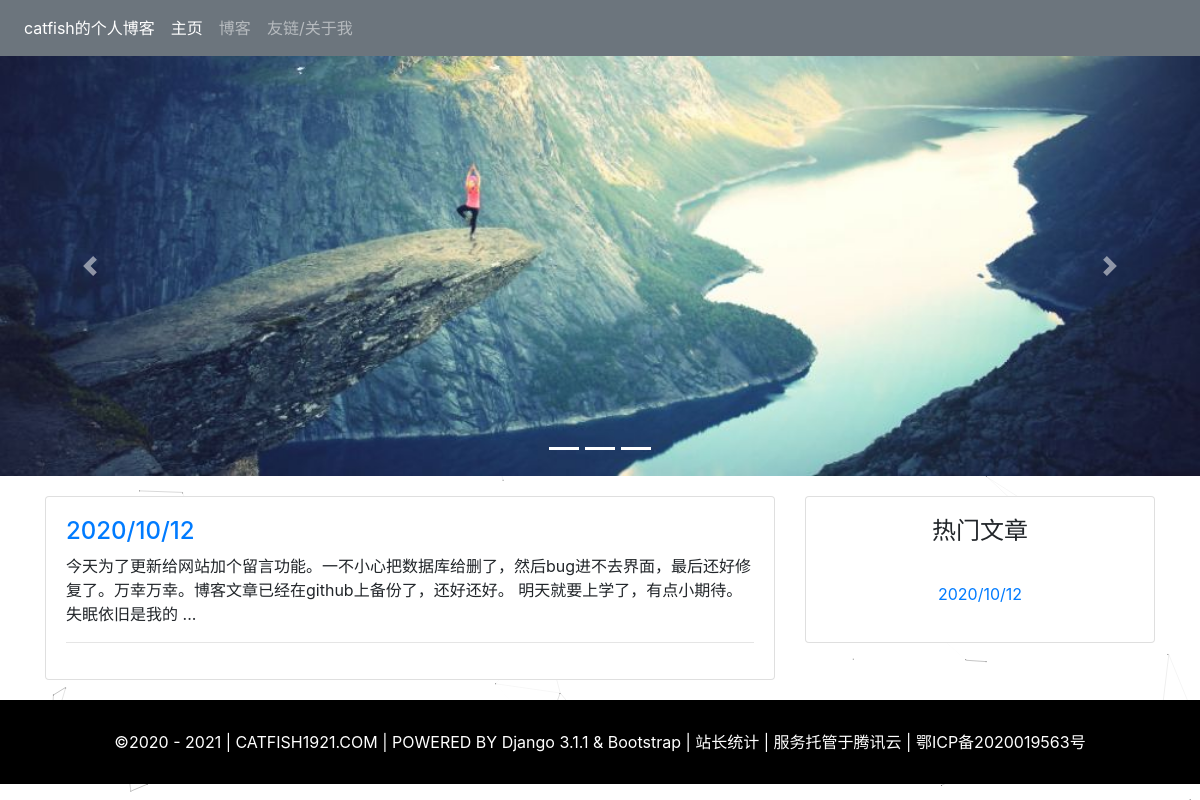
The app's page /, older data.
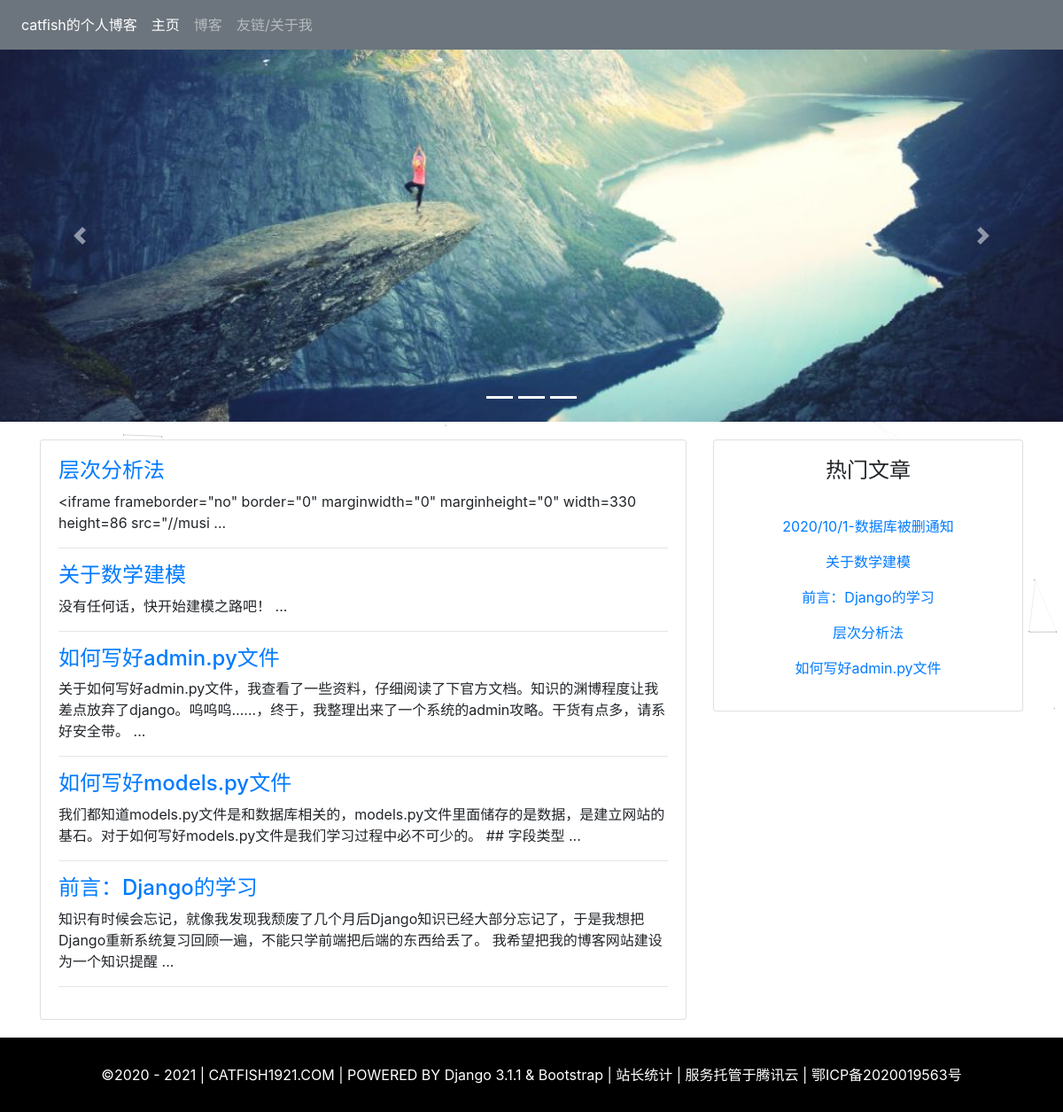
The same page, newer data.
### myapp/models.py (models this page shows, shortened)
class Article(models.Model):
    objects = models.Manager()
    published = PublishedManager()
    STATUS_CHOICE = (("draft", "草稿"), ("published", "发布中"))
    title = models.CharField(max_length=30, verbose_name="标题", unique=True)
    book = models.ForeignKey(Book, on_delete=models.CASCADE, related_name="article", verbose_name="书名")
    content = MDTextField(verbose_name="正文")
    status = models.CharField(max_length=10, choices=STATUS_CHOICE, default="draft", verbose_name="文章状态")
    priority = models.IntegerField(default=0, verbose_name="优先级")
    look = models.IntegerField(default=0, verbose_name="浏览量")
    datetime = models.DateTimeField(auto_now_add=True, verbose_name="发布日期")
    class Meta:
        ordering = ('priority',)
        verbose_name = "文章列表"
        verbose_name_plural = verbose_name

### myapp/views.py (the view)
# urls.py: path("", views.home, name="home"),
def home(request):
    ones = Article.published.order_by("-datetime")[:5]
    hots = Article.objects.order_by("-look")[:5]
    return render(request, 'myapp/home.html', locals())

### myapp/models.py (called while the page is built)
    def get_queryset(self):
        return super(PublishedManager, self).get_queryset().filter(status='published')

### templates/myapp/home.html (shortened to what this page needs)
{% extends 'myapp/base.html' %}
{% block home %}active{% endblock %}
{% block content %}
      <div id="demo" class="carousel slide" data-ride="carousel">
        <ul class="carousel-indicators">
          <li data-target="#demo" data-slide-to="0" class="active"></li>
          <li data-target="#demo" data-slide-to="1" class="active"></li>
          <li data-target="#demo" data-slide-to="2" class="active"></li>
        </ul>
        <div class="carousel-inner">
          <div class="carousel-item active">
            <img src="{% static 'image/1.jpg' %}">
          </div>
        </div>
        <a class="carousel-control-prev" href="#demo" data-slide="prev">
          <span class="carousel-control-prev-icon"></span>
        </a>
        <a class="carousel-control-next" href="#demo" data-slide="next">
          <span class="carousel-control-next-icon"></span>
        </a>
      </div>
      <div class="container">
        <div class="row">
            <div class="col-md-8 main">
                <div class="card">
                    <div class="card-body">
                        {% for one in ones %}
                        <div class="list">
                            <h4><a href="{% url 'article' one.id %}">{{ one.title }}</a></h4>
                            <p>{{ one.content|truncatechars:100 }} ... </p>
                        </div><hr>
                        {% empty %}
                        <p>暂无文章</p>
                        {% endfor %}
                </div>
                </div>
            </div>
            <div class="col-md-4 other">
                    <div class="card">
                      <div class="card-body">
                        <h4 class="card-title">热门文章</h4><br>
                        {% for hot in hots %}
                        <p><a href="{% url 'article' hot.id %}" class="card-link">{{ hot.title }}</a></p>
                        {% empty %}
                        <p>暂无文章</p>
                        {% endfor %}
                      </div>
                    </div>
        </div>
      </div>
</div>
{% endblock %}

### templates/myapp/base.html (shortened to what this page needs)
<!DOCTYPE html>
<html lang="zh-CN">
<head>
    <link rel="stylesheet" href="{% static 'css/bootstrap.min.css' %}">
</head>
<body>
    <nav class="navbar navbar-expand-sm bg-secondary navbar-dark">
        <ul class="navbar-nav">
            <li class="nav-item active">
                <a class="nav-link disabled" href="">catfish的个人博客</a>
              </li>
          <li class="nav-item {% block home %}{% endblock %}">
            <a class="nav-link" href="{% url 'home' %}">主页</a>
          </li>
          <li class="nav-item {% block blog %}{% endblock %}">
            <a class="nav-link" href="{% url 'blog' %}">博客</a>
          </li>
          <li class="nav-item {% block links %}{% endblock %}">
            <a class="nav-link" href="{% url 'links' %}">友链/关于我</a>
          </li>
        </ul>
      </nav>
{% block content %}{% endblock %}
    <footer>
        ©2020 - 2021 | CATFISH1921.COM | POWERED BY Django 3.1.1 & Bootstrap | 站长统计 | 服务托管于腾讯云 | 鄂ICP备2020019563号
    </footer>
</body>
</html>

### templates/myapp/home.html (style rules this page uses)
.carousel-inner img { width: 100%; height: 100%; }
li { list-style: none; }
.main { margin-top: 20px; margin-bottom: 20px; }
.other { margin-top: 20px; text-align: center; margin-bottom: 20px; }

### templates/myapp/base.html (style rules this page uses)
footer { background-color: black; color: white; text-align: center; padding-top: 30px; padding-bottom: 30px; }

Row changes from the older to the newer data that the page shows:
no longer on one of the page's lists (row edited): Article: title "2020/10/12", content "今天为了更新给网站加个留言功能。一不小心把数据库给删了，然后bug进不去界面，最后还好修复了。万幸万幸。博客文章已经在github上备份了，还好还好。 明天就要上学了，有点小期待。失眠依旧是我的"
added Article: title "层次分析法", content "<iframe frameborder=\"no\" border=\"0\" marginwidth=\"0\" marginheight=\"0\" width=330 height=86 src=\"//musi"
added Article: title "关于数学建模", content "没有任何话，快开始建模之路吧！"
added Article: title "如何写好admin.py文件", content "关于如何写好admin.py文件，我查看了一些资料，仔细阅读了下官方文档。知识的渊博程度让我差点放弃了django。呜呜呜……，终于，我整理出来了一个系统的admin攻略。干货有点多，请系好安全带。"
added Article: title "如何写好models.py文件", content "我们都知道models.py文件是和数据库相关的，models.py文件里面储存的是数据，是建立网站的基石。对于如何写好models.py文件是我们学习过程中必不可少的。 ## 字段类型"
added Article: title "前言：Django的学习", content "知识有时候会忘记，就像我发现我颓废了几个月后Django知识已经大部分忘记了，于是我想把Django重新系统复习回顾一遍，不能只学前端把后端的东西给丢了。 我希望把我的博客网站建设为一个知识提醒"
changed Article: title "2020/10/12" → "2020/10/1-数据库被删通知"
